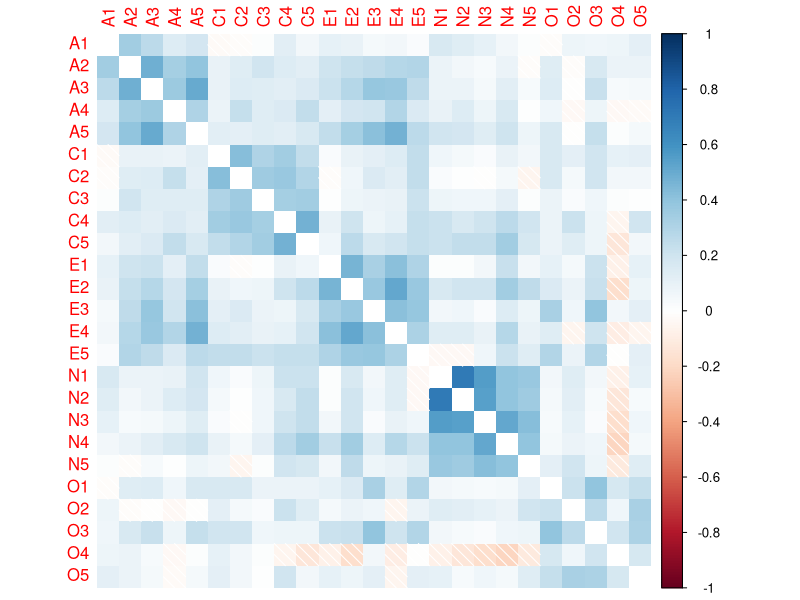
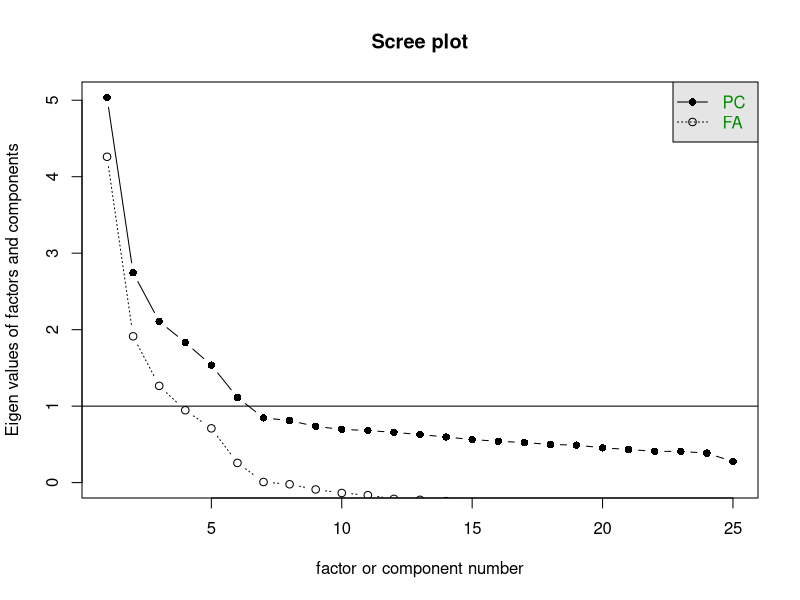
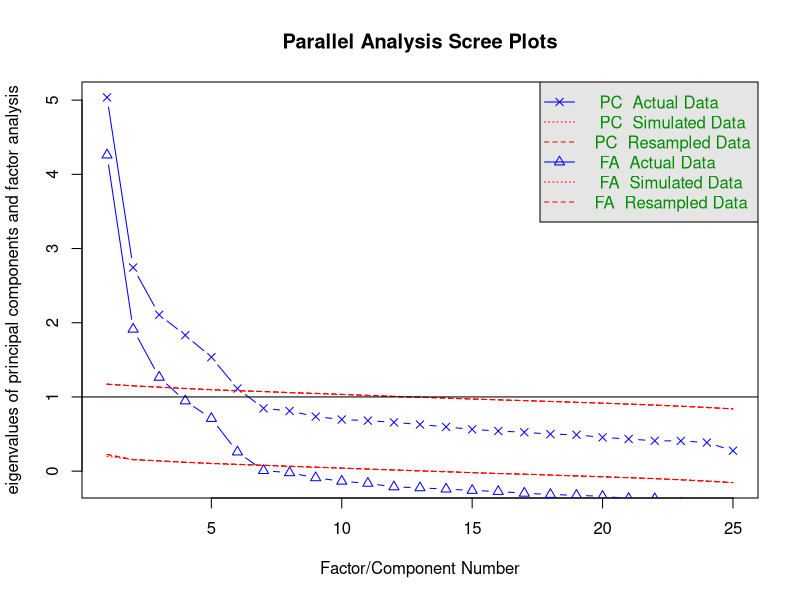
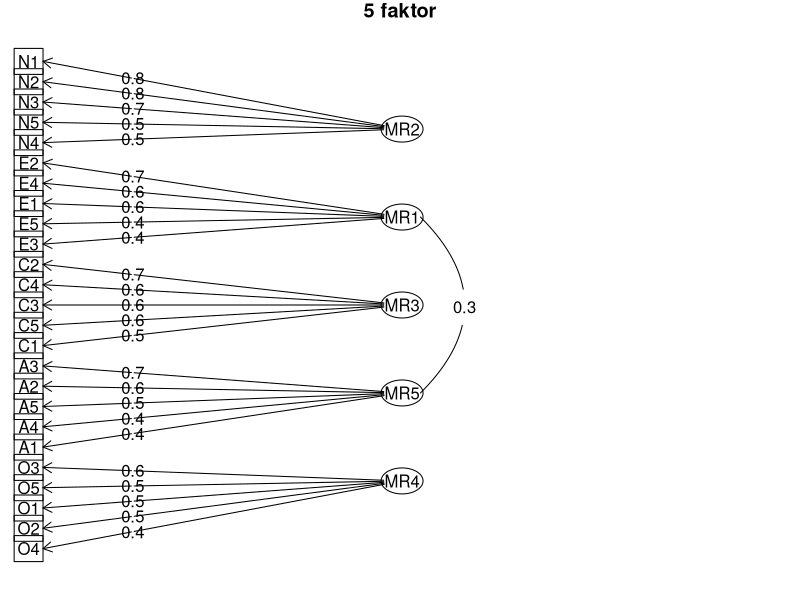
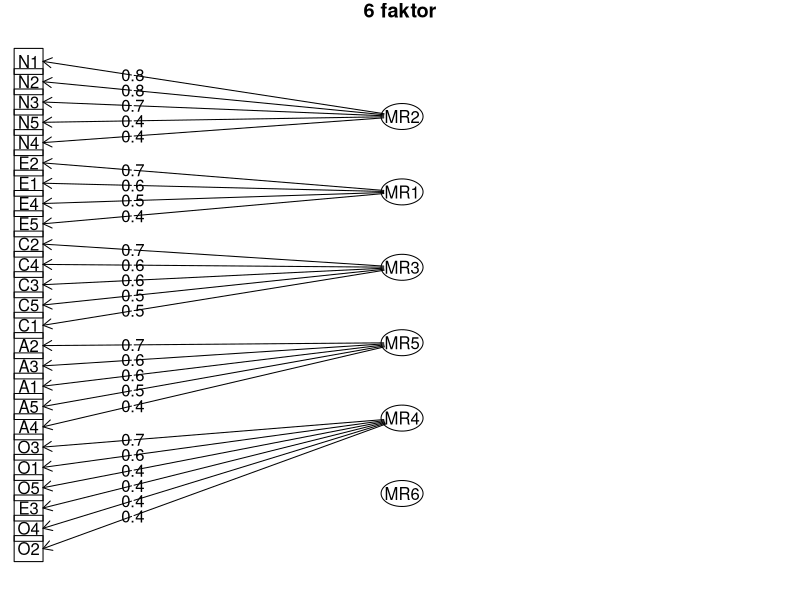

These charts were generated, in order, by the following R code:
## ---- chunk 1
# csomag betöltése
library(psych)

# a bfi és bfi.dictionary leírása
?bfi

# a bfi első néhány sora
head(bfi)

# a bfi.dictionary struktúrája
str(bfi.dictionary)
## ---- chunk 2
# készítsünk egy új adattáblát, hogy ne az eredetit írjuk majd 
# felül a következő lépésekben (ez nem feltétlenül kötelező)
items <- 1:25
dat <- bfi[, items]

# átfordítandó itemek 
items_to_flip <- bfi.dictionary$Keying[items] < 0

# a leírásból kiderült, hogy az itemeket 6 fokozatú skálán
# mérték; ez alapján a fordítás menete:
dat[, items_to_flip] <- 7 - dat[, items_to_flip]
## ---- chunk 3
# a korrelációs mátrix (a hiányzó értékek miatt megváltoztatjuk 
# a 'use' argumentumot, lásd ?cor)
corrs <- cor(dat, use = "pairwise")

# a corrplot csomag príma ilyen feladatra
library(corrplot)

# a corrplot() függvény rengeteg argumentummal rendelkezik,
# érdemes elolvasni a függvény súgóját (?corrplot)
corrplot(corrs, method = "shade", diag = FALSE)
## ---- chunk 4
scree(dat)
## ---- chunk 5
fa.parallel(dat)
## ---- chunk 6
fa5 <- fa(dat, nfactors = 5)
print(fa5)
## ---- chunk 7
fa6 <- fa(dat, nfactors = 6)
print(fa6)
## ---- chunk 8
fa.diagram(fa5, main = "5 faktor")
fa.diagram(fa6, main = "6 faktor")
